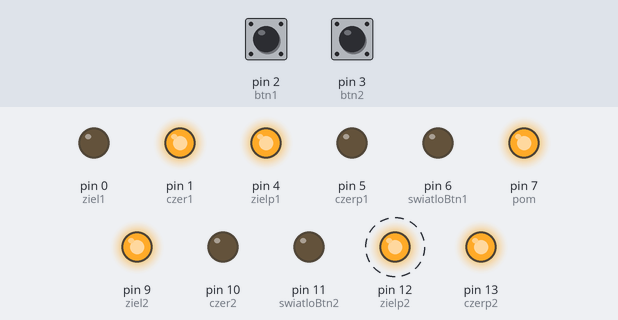
A sketch run on a simulated Arduino Uno, built with avr-gcc and run on an emulated ATmega328P. Shown: output pins drawn as LEDs (lit = HIGH). Dashed ring = blinking. Inputs (shaded band) come from the test bench; at power-on: pin 2 (btn1) HIGH, pin 3 (btn2) HIGH.

Above: at 19.4 s.
19.5 s: pin 2 (btn1) pulled LOW for 0.15 s
At 25.3 s:
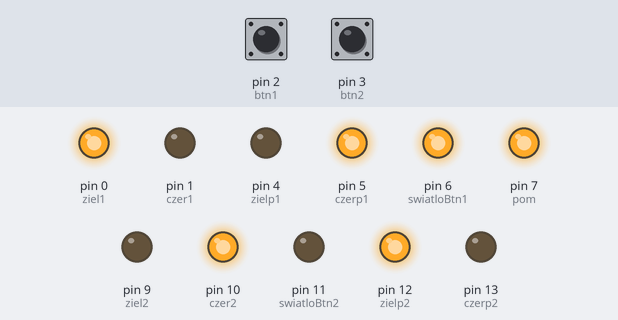
25.5 s: pin 3 (btn2) pulled LOW for 0.15 s
44.0 s: pin 2 (btn1) pulled LOW for 1 s
At 45.9 s:
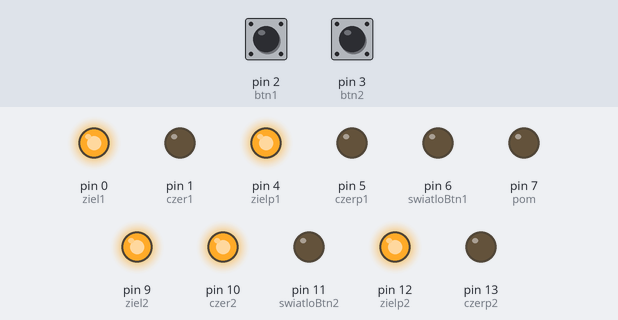
50.5 s: pin 3 (btn2) pulled LOW for 1 s
At 52.0 s:
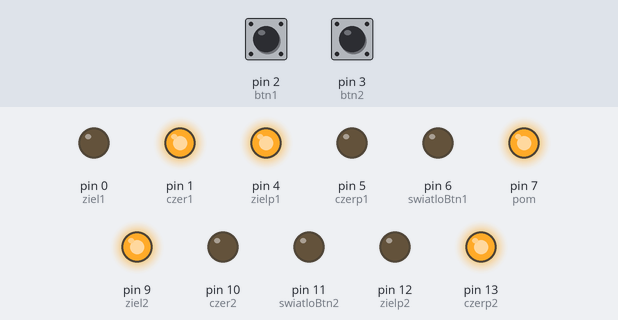
Timing chart, 0 to 99.0 s (numbered marks = the images above; inputs shaded):
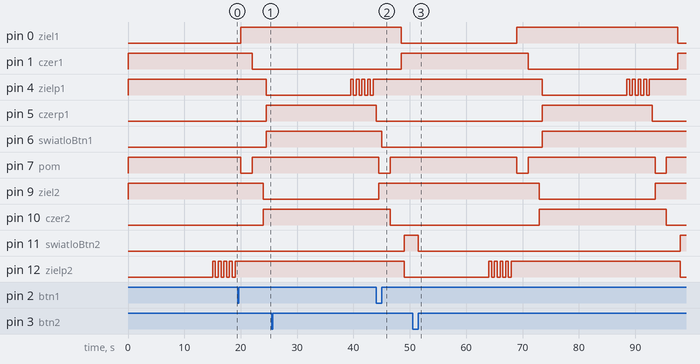

The sketch:

code.ino
```cpp
//Światła nr 1:
//*dla samochodów
#define ziel1 0
#define czer1 1
//*dla pieszych
#define zielp1 4
#define czerp1 5
//pomarańczowe światło dla wszystkich
#define pom 7
//Światła nr 2:
//*dla samochodów
#define ziel2 9
#define czer2 10
//*dla pieszych
#define zielp2 12
#define czerp2 13
//Definicje stanu dla włączonych i wyłączonych świateł
#define on LOW
#define off HIGH
//Przyciski dla przejść
//*1
#define btn1 2
//*2
#define btn2 3
//Światła przycisków
#define swiatloBtn1 6
#define swiatloBtn2 11
//Definicje czasów
#define migDelay 500 //Czas świecenia i nieświecenia zielonej diody podczas migania (normaline ok. 0,5s)
#define zielPrzejscie 15000 //Czas świecenia zielonego na przejsciu.
#define pomDelay 2000 //Czas świecenia pomarańczowego.
#define czerCale 2000 //Czas świecenia czerwonego wszędzie, żeby "rozładować" skrzyżowanie.
#define piesiDelay1 500 //Czas przez, który piesi jeszcze przejść nie mogą, ale auta już tak.
#define piesiDelay2 500 //Czas przez, który piesi już przejść nie mogą, ale auta jeszcze tak.
//Inne definicje:
#define nMig 5 //liczba mignięć zielonego przed zapaleniem czerwonego światła na przejścu dla pieszych (normalnie 5)

//Stany przycisków na przejściach
int btnState1 = 0;
int btnState2 = 0;

void start(){
  digitalWrite(ziel1, on);
  digitalWrite(czer1, off);
  digitalWrite(zielp1, off);
  digitalWrite(czerp1, on);
  digitalWrite(pom, off);
  digitalWrite(ziel2, off);
  digitalWrite(czer2, on);
  digitalWrite(zielp2, on);
  digitalWrite(czerp2, off);
}

void setup(){
  pinMode(ziel1, OUTPUT);
  pinMode(czer1, OUTPUT);
  pinMode(zielp1, OUTPUT);
  pinMode(czerp1, OUTPUT);
  pinMode(pom, OUTPUT);
  pinMode(ziel2, OUTPUT);
  pinMode(czer2, OUTPUT);
  pinMode(zielp2, OUTPUT);
  pinMode(czerp2, OUTPUT);
  pinMode(swiatloBtn1, OUTPUT);
  pinMode(swiatloBtn2, OUTPUT);
  pinMode(btn1, INPUT_PULLUP);
  pinMode(btn2, INPUT_PULLUP);
  attachInterrupt(digitalPinToInterrupt(btn1), przycisk1, RISING);
  attachInterrupt(digitalPinToInterrupt(btn2), przycisk2, RISING);
  start();
}

void przycisk1(){
  btnState1 = 1;
  digitalWrite(swiatloBtn1, on);
}

void przycisk2(){
  btnState2 = 1;
  digitalWrite(swiatloBtn2, on);
}

void migaj(int nrPrzejscia){
  int a;
  int b;
  switch(nrPrzejscia){
    case 1:
      a = zielp1;
      b = czerp1;
      break;
    case 2:
      a = zielp2;
      b = czerp2;
      break;
  }
  for(int x = 0; x < nMig; x++){
    digitalWrite(a, off);
    delay(migDelay);
    if(x < (nMig-1)){
      digitalWrite(a, on);
      delay(migDelay);
    }
  }
  digitalWrite(b, on);
  delay(piesiDelay2);
}

void loop(){
  delay(zielPrzejscie);
  /*for(int x = 0; x < 5; x++){
    digitalWrite(zielp2, off);
    delay(500);
    if(x<4){
      digitalWrite(zielp2, on);
      delay(500);
    }
  }
  digitalWrite(czerp2, on);
  delay(500);
  */
  migaj(2);
  digitalWrite(ziel1, off);
  digitalWrite(pom, on);
  delay(pomDelay);
  digitalWrite(pom, off);
  digitalWrite(czer1, on);
  delay(czerCale);
  digitalWrite(czer2, off);
  digitalWrite(ziel2, on);
  delay(piesiDelay1);
  digitalWrite(czerp1, off);
  if(btnState1 == 1){
    digitalWrite(swiatloBtn1, off);
    digitalWrite(zielp1, on);
    btnState1 = 0;
  }
  delay(zielPrzejscie);
  /*for(int x = 0; x < 5; x++){
    digitalWrite(zielp1, off);
    delay(500);
    if(x<4){
      digitalWrite(zielp1, on);
      delay(500);
    }
  }
  digitalWrite(czerp1, on);
  delay(500);
  */
  migaj(1);
  digitalWrite(ziel2, off);
  digitalWrite(pom, on);
  delay(pomDelay);
  digitalWrite(pom, off);
  digitalWrite(czer2, on);
  delay(czerCale);
  digitalWrite(czer1, off);
  digitalWrite(ziel1, on);
  delay(piesiDelay1);
  digitalWrite(czerp2, off);
  if(btnState2 == 1){
    digitalWrite(swiatloBtn2, off);
    digitalWrite(zielp2, on);
    btnState2 = 0;
  }
}
```

Measured:
- after the input at 19.5 s, pin 4 (zielp1): HIGH → LOW after 5.0 s; pin 6 (swiatloBtn1): LOW → HIGH after 5.0 s
- after the input at 44.0 s, pin 6 (swiatloBtn1): HIGH → LOW after 1.0 s
- after the input at 50.5 s, pin 11 (swiatloBtn2): HIGH → LOW after 1.0 s, → HIGH 46.5 s later
- by itself, pin 7 (pom): alternates HIGH for 22.5 s and LOW for 2.0 s
